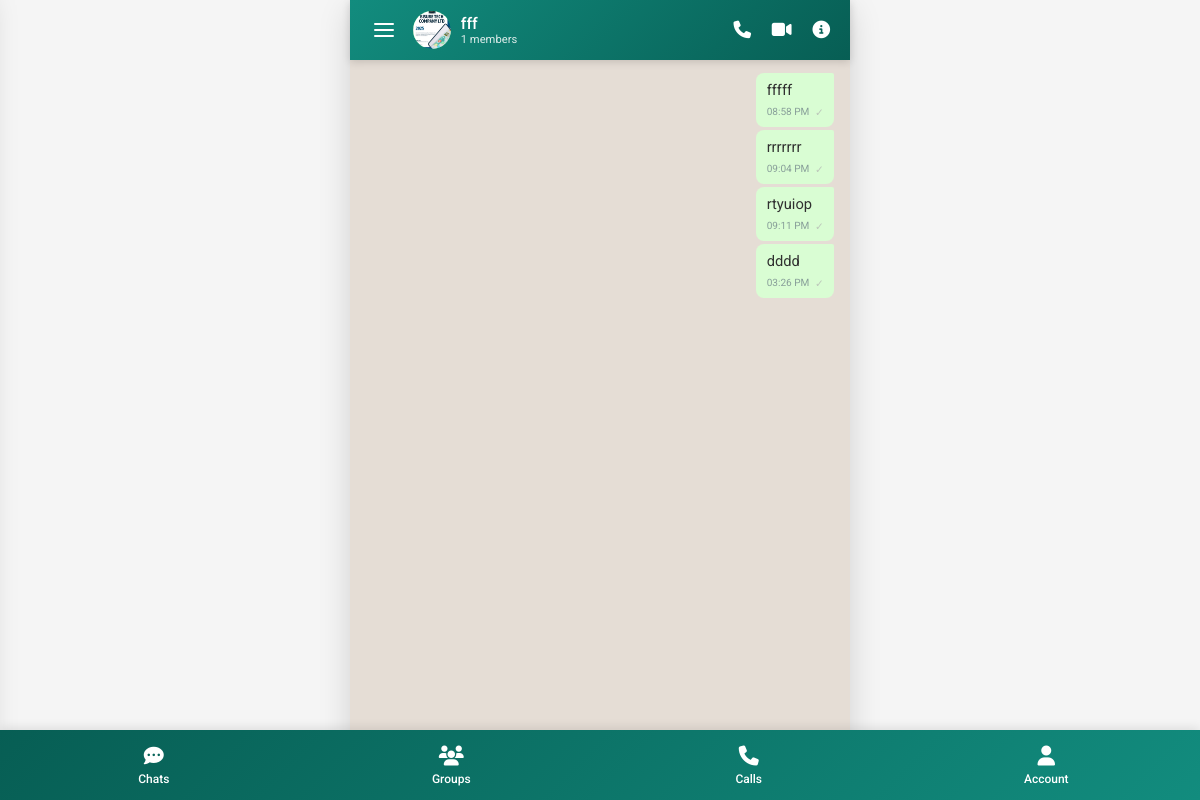
The app's page /groups/group_chat?group_id=4 (signed in) with its own data.
### tables this page shows
CREATE TABLE `groups_chat` (
  `id` bigint(20) UNSIGNED NOT NULL,
  `conversation_id` bigint(20) UNSIGNED NOT NULL,
  `group_name` varchar(150) NOT NULL,
  `group_photo` varchar(255) DEFAULT NULL,
  `description` text DEFAULT NULL,
  `created_by` bigint(20) UNSIGNED NOT NULL,
  `created_at` timestamp NOT NULL DEFAULT current_timestamp()
);

CREATE TABLE `messages` (
  `id` bigint(20) UNSIGNED NOT NULL,
  `conversation_id` bigint(20) UNSIGNED NOT NULL,
  `sender_id` bigint(20) UNSIGNED NOT NULL,
  `message_type` enum('text','image','video','file','voice') DEFAULT 'text',
  `message_text` longtext DEFAULT NULL,
  `reply_to_id` bigint(20) UNSIGNED DEFAULT NULL,
  `attachment_path` varchar(255) DEFAULT NULL,
  `is_edited` tinyint(1) DEFAULT 0,
  `is_deleted` tinyint(1) DEFAULT 0,
  `created_at` timestamp NOT NULL DEFAULT current_timestamp(),
  `updated_at` timestamp NULL DEFAULT NULL
);

### groups/group_chat.php (the view, shortened to what this page needs)
<?php
require_once __DIR__ . '/../config/db.php';
$darkMode = isset($_COOKIE['darkMode']) && $_COOKIE['darkMode'] === 'enabled';
$group_id = isset($_GET['group_id']) ? intval($_GET['group_id']) : 0;
$stmt = $conn->prepare("
    SELECT g.id AS group_id, g.conversation_id, g.group_name, g.group_photo,
           g.description, g.created_by, g.created_at,
           u.fullname AS creator_name, u.username AS creator_username
    FROM groups_chat g LEFT JOIN users u ON g.created_by = u.id WHERE g.id = ?
");
$stmt->bind_param("i", $group_id);
$stmt->execute();
$group = $stmt->get_result()->fetch_assoc();
$current_user_id = $_SESSION['user_id'];
$stmt = $conn->prepare("
    SELECT u.id, u.fullname, u.username, u.profile_photo, gm.role
    FROM group_members gm JOIN users u ON gm.user_id = u.id
    WHERE gm.group_id = ? ORDER BY gm.role='admin' DESC, u.fullname ASC
");
$stmt->bind_param("i", $group_id);
$stmt->execute();
$membersRes = $stmt->get_result();
$group_members = [];
while ($row = $membersRes->fetch_assoc()) { $group_members[] = $row; }
$stmt = $conn->prepare("
    SELECT m.id, m.conversation_id, m.sender_id, m.message_type,
           m.message_text, m.attachment_path, m.created_at,
           u.fullname AS sender_name, u.username AS sender_username, u.profile_photo AS sender_photo,
           (SELECT COUNT(*) FROM message_reads mr WHERE mr.message_id = m.id) AS read_count,
           (SELECT COUNT(*) FROM group_members WHERE group_id = ?) - 1 AS other_members_count
    FROM messages m
    JOIN users u ON m.sender_id = u.id
    WHERE m.conversation_id = ? AND m.is_deleted = 0
    ORDER BY m.created_at ASC
");
$stmt->bind_param("ii", $group_id, $group['conversation_id']);
$stmt->execute();
$msgRes = $stmt->get_result();
$group_messages = [];
while ($row = $msgRes->fetch_assoc()) { $group_messages[] = $row; }
?>
<!DOCTYPE html>
<html lang="en">
<head>
    <link rel="stylesheet" href="https://cdnjs.cloudflare.com/ajax/libs/font-awesome/6.4.0/css/all.min.css">
</head>
<body class="<?= $darkMode ? 'dark-mode' : '' ?>">
<div class="main-wrapper">
    <header>
        <div class="header-left">
        <?php require_once __DIR__ . '/../includes/cd_hamburger.php';?>
            <div class="group-info" onclick="window.location.href='group_info?group_id=<?= $group_id ?>'">
                <div class="group-avatar">
                    <?php if (!empty($group['group_photo'])): ?>
                        <img src="<?= htmlspecialchars('../../uploads/images/' . $group['group_photo']) ?>" alt="Group">
                    <?php else: ?>
                        <?= strtoupper(substr($group['group_name'], 0, 1)) ?>
                    <?php endif; ?>
                </div>
                <div class="group-details">
                    <div class="group-name"><?= htmlspecialchars($group['group_name']) ?></div>
                    <div class="group-members"><?= count($group_members) ?> members</div>
                </div>
            </div>
        </div>
        <div class="header-actions">
            <button class="header-button" id="callButton" title="Voice Call"><i class="fas fa-phone"></i></button>
            <button class="header-button" id="videoCallButton" title="Video Call"><i class="fas fa-video"></i></button>
            <button class="header-button" id="groupInfoButton" title="Group Info"><i class="fas fa-info-circle"></i></button>
        </div>
    </header>
    <div class="chat-container">
        <div class="messages-container" id="messagesContainer">
            <?php if (empty($group_messages)): ?>
                <div class="empty-chat">
                    <i class="fas fa-comments"></i>
                    <h3>No messages yet</h3>
                    <p>Send a message to start the conversation</p>
                </div>
            <?php else: ?>
                <?php foreach ($group_messages as $message):
                    $isSent = $message['sender_id'] == $current_user_id;
                    $totalOthers = (int)($message['other_members_count'] ?? 0);
                    $readCount = (int)($message['read_count'] ?? 0);
                    $allRead = ($totalOthers > 0 && $readCount >= $totalOthers);
                ?>
                    <div class="message <?= $isSent ? 'sent' : 'received' ?>" data-msg-id="<?= $message['id'] ?>">
                        <div class="message-content">
                            <?= nl2br(htmlspecialchars($message['message_text'])) ?>
                            <div class="message-time">
                                <?= date('h:i A', strtotime($message['created_at'])) ?>
                                <?php if ($isSent): ?>
                                    <?php if ($allRead): ?>
                                        <span class="message-tick tick-read" title="Read by all">✓✓</span>
                                    <?php else: ?>
                                        <span class="message-tick tick-delivered" title="<?= $readCount ?>/<?= $totalOthers ?> read">✓</span>
                                    <?php endif; ?>
                                <?php endif; ?>
                            </div>
                        </div>
                    </div>
                <?php endforeach; ?>
            <?php endif; ?>
        </div>
        <div class="message-input-container">
            <button class="attachment-button" id="attachmentButton" title="Attach"><i class="fas fa-paperclip"></i></button>
            <textarea class="message-input" id="messageInput" placeholder="Type a message..." rows="1"></textarea>
            <button class="send-button" id="sendButton" title="Send"><i class="fas fa-paper-plane"></i></button>
        </div>
    </div>
</div>
<?php include __DIR__ . '/../../includes/navbar.php'; ?>
</body>
</html>

### groups/group_chat.php (style rules this page uses)
:root { --whatsapp-green: #128C7E; --whatsapp-dark-green: #075E54; --whatsapp-light-green: #25D366; --whatsapp-chat-bg: #e5ddd5; --pro-gradient: linear-gradient(135deg, #128C7E 0%, #075E54 100%); --text-light: #ffffff; --text-dark: #303030; --text-secondary: #667781; --sent-bg: #d9fdd3; --received-bg: #ffffff; --card-bg: #ffffff; --input-bg: #ffffff; --input-border: #e0e0e0; --shadow: 0 1px 3px rgba(0,0,0,.08); --shadow-lg: 0 10px 30px rgba(0,0,0,.15); --transition: all 0.2s ease; }
* { margin:0; padding:0; box-sizing:border-box; font-family:'Roboto',sans-serif; -webkit-tap-highlight-color:transparent; }
body { background:var(--whatsapp-chat-bg); color:var(--text-dark); height:100vh; overflow:hidden; transition:background .3s,color .3s; }
.main-wrapper { display:flex; flex-direction:column; width:100%; max-width:500px; margin:0 auto; background:var(--card-bg); height:100vh; box-shadow:var(--shadow-lg); position:relative; transition:background .3s; }
header { background:var(--pro-gradient); padding:.7rem 1rem; color:var(--text-light); display:flex; justify-content:space-between; align-items:center; box-shadow:0 2px 8px rgba(0,0,0,.15); flex-shrink:0; z-index:100; }
.header-left { display:flex; align-items:center; gap:.7rem; min-width:0; flex:1; }
.group-info { display:flex; align-items:center; gap:.6rem; min-width:0; cursor:pointer; }
.group-avatar { width:38px; height:38px; border-radius:50%; overflow:hidden; background:var(--whatsapp-light-green); display:flex; align-items:center; justify-content:center; color:#fff; font-weight:bold; font-size:1.1rem; flex-shrink:0; }
.group-avatar img { width:100%; height:100%; object-fit:cover; }
.group-details { display:flex; flex-direction:column; min-width:0; }
.group-name { font-weight:500; font-size:1rem; white-space:nowrap; overflow:hidden; text-overflow:ellipsis; }
.group-members { font-size:.7rem; opacity:.85; }
.header-actions { display:flex; gap:.8rem; flex-shrink:0; }
.header-button { background:none; border:none; color:var(--text-light); font-size:1.1rem; cursor:pointer; transition:var(--transition); padding:4px; }
.chat-container { flex:1; display:flex; flex-direction:column; overflow:hidden; min-height:0; }
.messages-container { flex:1; padding:.8rem 1rem; overflow-y:auto; background:var(--whatsapp-chat-bg); display:flex; flex-direction:column; gap:.2rem; transition:background .3s; -webkit-overflow-scrolling:touch; }
.message { display:flex; flex-direction:column; max-width:75%; word-wrap:break-word; }
.message.sent { align-self:flex-end; align-items:flex-end; }
.message-content { padding:.45rem .65rem; border-radius:8px; position:relative; word-wrap:break-word; line-height:1.45; font-size:.92rem; }
.message.sent .message-content { background:var(--sent-bg); color:var(--text-dark); border-top-right-radius:2px; }
.message-time { font-size:.63rem; margin-top:3px; text-align:right; opacity:.7; color:#667781; white-space:nowrap; }
.message-tick { font-size:.65rem; margin-left:3px; vertical-align:bottom; }
.tick-delivered { color:#b0b0b0; }
.message-input-container { padding:.5rem .7rem; background:var(--card-bg); display:flex; align-items:flex-end; gap:.5rem; border-top:1px solid var(--input-border); flex-shrink:0; transition:background .3s,border-color .3s; }
.message-input { flex:1; padding:.55rem .9rem; border:1px solid var(--input-border); border-radius:24px; font-size:.95rem; resize:none; max-height:100px; outline:none; background:var(--input-bg); color:var(--text-dark); font-family:'Roboto',sans-serif; line-height:1.4; transition:all .3s; }
.message-input::placeholder { color:#999; }
.send-button { width:42px; height:42px; border-radius:50%; background:var(--whatsapp-light-green); color:#fff; border:none; display:flex; align-items:center; justify-content:center; cursor:pointer; transition:var(--transition); flex-shrink:0; }
.attachment-button { background:none; border:none; color:var(--text-secondary); font-size:1.2rem; cursor:pointer; transition:var(--transition); padding:8px; flex-shrink:0; }

### includes/cd_hamburger.php (style rules this page uses)
:root { --bsc-sidebar-width: 280px; --bsc-safe-area-top: env(safe-area-inset-top, 0px); --bsc-safe-area-bottom: env(safe-area-inset-bottom, 0px); }
@media (min-width: 1024px) { :root { --bsc-sidebar-width: 300px; } }

### records on screen
groups_chat: group_photo (picture), group_name "fff"
messages: message_text "fffff", created_at "08:58 PM"
messages: message_text "rrrrrrr", created_at "09:04 PM"
messages: message_text "rtyuiop", created_at "09:11 PM"
messages: message_text "dddd", created_at "03:26 PM"

### other values on screen
count($group_members) "1"
